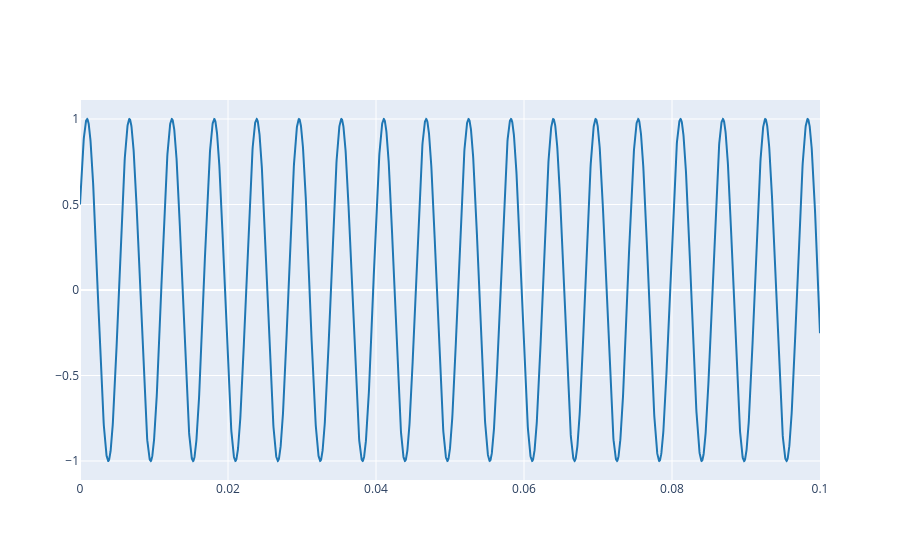

The code cell stored with this chart in its notebook:
### Markdown cell above
2.1. Define a complex exponential with the same parameters that those from Lab 1 (Ex 3.1) and plot the real part.

### Code cell
A = 1
f0 = 174.614
phi = -np.pi/3
fs = 44100
t = np.arange(0, 0.1, 1/fs)
x = A * np.exp(1j * (2 * np.pi * f0 * t + phi))

plot_signals(np.real(x), fs, name='real part')

### Figure 1 — Plotly figure (JSON) as saved in the notebook; plotly's stock layout.template omitted (floating-point values rounded to 4 significant figures; data arrays with more than 128 entries replaced by an {"elided": "..."} marker saying what was removed)
{"data": [{"line": {"color": "#1f77b4", "shape": "linear"}, "mode": "lines", "name": "real part 0", "type": "scatter", "x": {"elided": "4410 float values"}, "y": {"elided": "4410 float values"}}], "layout": {}}
